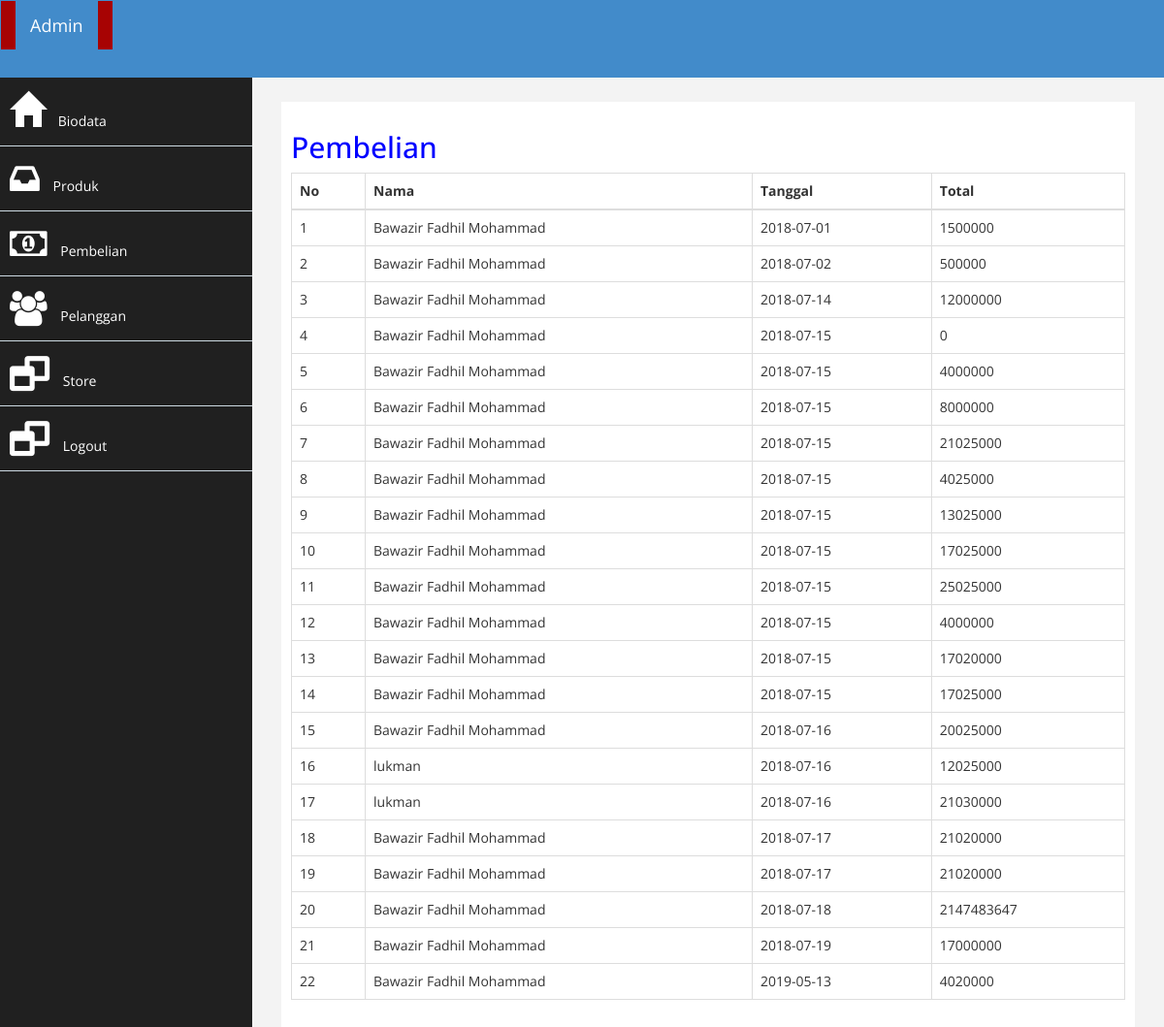
Screenshot of /admin/index.php?halaman=pembelian with the database file from the repository.
### tables this page shows
CREATE TABLE IF NOT EXISTS `pembelian` (
`id_pembelian` int(11) NOT NULL,
  `id_pelanggan` int(11) NOT NULL,
  `id_ongkir` int(11) NOT NULL,
  `tanggal_pembelian` date NOT NULL,
  `total_pembelian` int(11) NOT NULL
);

CREATE TABLE IF NOT EXISTS `pelanggan` (
`id_pelanggan` int(11) NOT NULL,
  `email_pelanggan` varchar(100) NOT NULL,
  `password_pelanggan` varchar(50) NOT NULL,
  `nama_pelanggan` varchar(100) NOT NULL,
  `telepon_pelanggan` varchar(25) NOT NULL,
  `alamat_pelanggan` text NOT NULL
);

### admin/pembelian.php (the view)
<h2>Pembelian</h2>
<table class="table table-bordered">
	<thead>
		<tr>
			<th>No</th>
			<th>Nama</th>
			<th>Tanggal</th>
			<th>Total</th>
		</tr>
	</thead>
	<tbody>
		<?php $nomor=1;?>
		<?php $ambil=$koneksi->query("SELECT * FROM pembelian JOIN pelanggan ON pembelian.id_pelanggan=pelanggan.id_pelanggan"); ?>
		<?php while($pecah = $ambil->fetch_assoc()){ ?>
		<tr>
			<td><?php echo $nomor; ?></td>
			<td><?php echo $pecah['nama_pelanggan']; ?></td>
			<td><?php echo $pecah['tanggal_pembelian']; ?></td>
			<td><?php echo $pecah['total_pembelian']; ?></td>
		</tr>
		<?php $nomor++;  ?>
	<?php } ?>
	</tbody>
</table>

### admin/assets/css/custom.css (style rules this page uses)
body { font-family: 'Open Sans', sans-serif; }
h2 { color: blue; }

### rows the page displays
pembelian: id_pelanggan.nama_pelanggan "Bawazir Fadhil Mohammad", tanggal_pembelian "2018-07-01", total_pembelian "1500000"
pembelian: id_pelanggan.nama_pelanggan "Bawazir Fadhil Mohammad", tanggal_pembelian "2018-07-02", total_pembelian "500000"
pembelian: id_pelanggan.nama_pelanggan "Bawazir Fadhil Mohammad", tanggal_pembelian "2018-07-14", total_pembelian "12000000"
pembelian: id_pelanggan.nama_pelanggan "Bawazir Fadhil Mohammad", tanggal_pembelian "2018-07-15", total_pembelian "0"
pembelian: id_pelanggan.nama_pelanggan "Bawazir Fadhil Mohammad", tanggal_pembelian "2018-07-15", total_pembelian "4000000"
pembelian: id_pelanggan.nama_pelanggan "Bawazir Fadhil Mohammad", tanggal_pembelian "2018-07-15", total_pembelian "8000000"
pembelian: id_pelanggan.nama_pelanggan "Bawazir Fadhil Mohammad", tanggal_pembelian "2018-07-15", total_pembelian "21025000"
pembelian: id_pelanggan.nama_pelanggan "Bawazir Fadhil Mohammad", tanggal_pembelian "2018-07-15", total_pembelian "4025000"
pembelian: id_pelanggan.nama_pelanggan "Bawazir Fadhil Mohammad", tanggal_pembelian "2018-07-15", total_pembelian "13025000"
pembelian: id_pelanggan.nama_pelanggan "Bawazir Fadhil Mohammad", tanggal_pembelian "2018-07-15", total_pembelian "17025000"
pembelian: id_pelanggan.nama_pelanggan "Bawazir Fadhil Mohammad", tanggal_pembelian "2018-07-15", total_pembelian "25025000"
pembelian: id_pelanggan.nama_pelanggan "Bawazir Fadhil Mohammad", tanggal_pembelian "2018-07-15", total_pembelian "4000000"
pembelian: id_pelanggan.nama_pelanggan "Bawazir Fadhil Mohammad", tanggal_pembelian "2018-07-15", total_pembelian "17020000"
pembelian: id_pelanggan.nama_pelanggan "Bawazir Fadhil Mohammad", tanggal_pembelian "2018-07-15", total_pembelian "17025000"
pembelian: id_pelanggan.nama_pelanggan "Bawazir Fadhil Mohammad", tanggal_pembelian "2018-07-16", total_pembelian "20025000"
pembelian: id_pelanggan.nama_pelanggan "lukman", tanggal_pembelian "2018-07-16", total_pembelian "12025000"
pembelian: id_pelanggan.nama_pelanggan "lukman", tanggal_pembelian "2018-07-16", total_pembelian "21030000"
pembelian: id_pelanggan.nama_pelanggan "Bawazir Fadhil Mohammad", tanggal_pembelian "2018-07-17", total_pembelian "21020000"
pembelian: id_pelanggan.nama_pelanggan "Bawazir Fadhil Mohammad", tanggal_pembelian "2018-07-17", total_pembelian "21020000"
pembelian: id_pelanggan.nama_pelanggan "Bawazir Fadhil Mohammad", tanggal_pembelian "2018-07-18", total_pembelian "2147483647"
pembelian: id_pelanggan.nama_pelanggan "Bawazir Fadhil Mohammad", tanggal_pembelian "2018-07-19", total_pembelian "17000000"
pembelian: id_pelanggan.nama_pelanggan "Bawazir Fadhil Mohammad", tanggal_pembelian "2019-05-13", total_pembelian "4020000"
